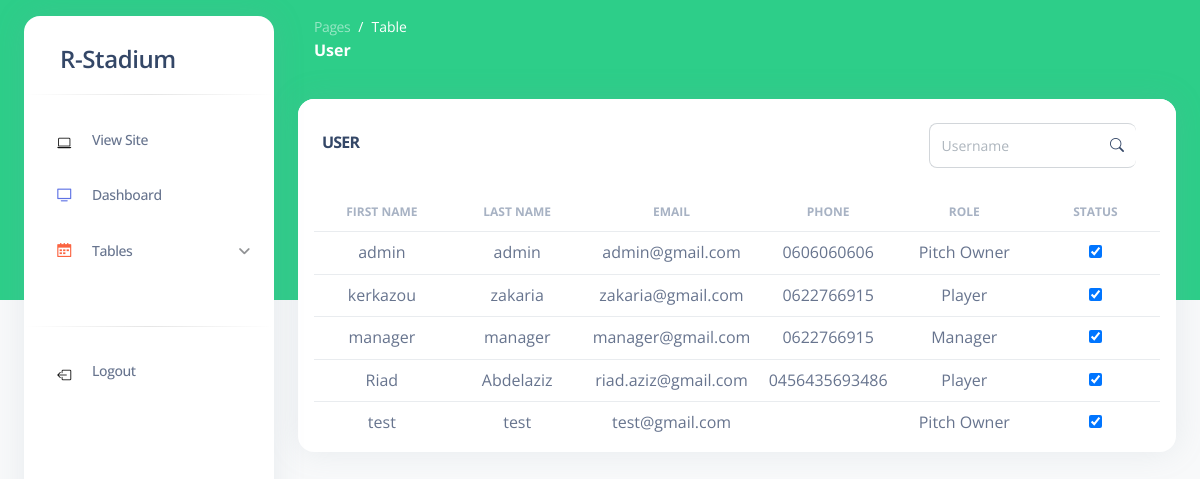
/Users (signed in), run on the app's committed database.
### tables this page shows
CREATE TABLE `user` (
  `id` int(11) NOT NULL,
  `first_name` varchar(255) NOT NULL,
  `last_name` varchar(255) NOT NULL,
  `email` varchar(255) NOT NULL,
  `phone` varchar(255) NOT NULL,
  `password` varchar(255) NOT NULL,
  `role` int(11) NOT NULL,
  `status` int(255) NOT NULL DEFAULT 1
);

### app/libraries/Core.php (called while the page is built, shortened)
<?php
  class Core {
    protected $currentMethod = 'index';
    public function __construct(){
      $url = $this->getUrl();
      if(isset($url[0]) && file_exists('../app/controllers/' . ucwords($url[0]). '.php')){
        unset($url[0]);
      }
      elseif($url===NULL){
        $this->currentController = 'site';
      }
      else{
        $this->currentController = 'Errors';
      }
      $this->currentController = new $this->currentController;
      $this->params = $url ? array_values($url) : [];
      call_user_func_array([$this->currentController, $this->currentMethod], $this->params);
    }
    public function getUrl(){
      if(isset($_GET['url'])){
        $url = rtrim($_GET['url'], '/');
        $url = filter_var($url, FILTER_SANITIZE_URL);
        $url = explode('/', $url);
        return $url;
      }
    }
  }

### public/index.php (called while the page is built, shortened)
<?php
  $init = new Core;

### app/libraries/Database.php (called while the page is built, shortened)
<?php
  class Database {
    private $host = DB_HOST;
    private $user = DB_USER;
    private $pass = DB_PASS;
    private $dbname = DB_NAME;
    private $dbh;
    private $stmt;
    public function __construct(){
      $dsn = 'mysql:host=' . $this->host . ';dbname=' . $this->dbname;
      $options = array(
        PDO::ATTR_PERSISTENT => true,
        PDO::ATTR_ERRMODE => PDO::ERRMODE_EXCEPTION
      );
      try{
        $this->dbh = new PDO($dsn, $this->user, $this->pass, $options);
      } catch(PDOException $e){
        $this->error = $e->getMessage();
        echo $this->error;
      }
    }
    public function query($sql){
      $this->stmt = $this->dbh->prepare($sql);
    }
    public function execute(){
      return $this->stmt->execute();
    }
    public function resultSet(){
      $this->execute();
      return $this->stmt->fetchAll(PDO::FETCH_OBJ);
    }
  }

### app/models/login.php (called while the page is built, shortened)
<?php
class Login {
    private $db;
    public function __construct()
    {
        $this->db = new Database;
    }
    public function getUsers(){
        $this->db->query('SELECT * FROM `user`');
        $result = $this->db->resultSet();
        return $result;
    }
}

### app/views/Users/index.php (the view, shortened to what this page needs)
<?php require APPROOT . '/views/includes_dashboards/header.php'; ?>
<body class="g-sidenav-show bg-gray-100 overflow-hidden">
  <?php require APPROOT . '/views/includes_dashboards/sidebar2.php'; ?>
  <main class="main-content position-relative border-radius-lg ">
    <?php require APPROOT . '/views/includes_dashboards/navbar2.php'; ?>
    <div class="container-fluid py-4">
      <div class="row">
        <div class="col-12">
          <div class="card">
            <div class="card-header d-flex justify-content-between align-items-center">
              <h1 class="text-uppercase fs-6">User</h1>
              <div class="input-group me-3" style="width: 25% !important;">
                  <input type="text" id="search_username" class="form-control" placeholder="Username"  style="height: 45px;">
                  <span class="input-group-text"><i class="bi bi-search"></i></span>
              </div>
            </div>
            <div class="card-body px-3 pt-0 pb-2">
              <div class="table-responsive p-0" style="min-height: 150px; max-height: 480px; overflow-x: hidden;">
                <table class="table align-items-center justify-content-center mb-0 text-center">
                  <thead>
                    <tr>
                      <th class="col-2 text-uppercase text-secondary text-xs font-weight-bolder opacity-7">First Name</th>
                      <th class="col-2 text-uppercase text-secondary text-xs font-weight-bolder opacity-7">Last Name</th>
                      <th class="col-2 text-uppercase text-secondary text-xs font-weight-bolder opacity-7">Email</th>
                      <th class="col-2 text-uppercase text-secondary text-xs font-weight-bolder opacity-7">Phone</th>
                      <th class="col-2 text-uppercase text-secondary text-xs font-weight-bolder opacity-7">Role</th>
                      <th class="col-2 text-uppercase text-secondary text-xs font-weight-bolder opacity-7">Status</th>
                    </tr>
                  </thead>
                  <tbody id="resultusers">
                    <?php foreach ($data['users'] as $user) : ?>
                        <tr class="item">
                          <td class="col-2"><?php echo  $user->first_name ;?></td>
                          <td class="col-2"><?php echo  $user->last_name ;?></td>
                          <td class="col-2"><?php echo  $user->email ;?></td>
                          <td class="col-2"><?php echo  $user->phone ;?></td>
                          <td class="col-2"><?php if($user->role==1) echo 'Manager'; elseif($user->role==2) echo 'Pitch Owner'; else echo 'Player'?></td>
                          <td class="col-2">
                            <input type="checkbox" class="user-<?php echo  $user->id ;?>" <?php if($user->status) echo "checked" ;?>  onchange="statusUser(<?php echo $user->id ;?>);">
                          </td>
                        </tr>
                        <?php endforeach ;?>
                  </tbody>
                </table>
              </div>
            </div>
          </div>
        </div>
      </div>
    </div>
  </main>
  <?php require APPROOT . '/views/includes_dashboards/footer.php'; ?>

### app/controllers/Users.php (shortened to what this page needs)
<?php
class Users extends Controller {
    public function __construct() {
        $this->loginModel = $this->model('Login');
    }
    public function index(){
        if(isset($_SESSION['user_id']) && ($_SESSION['role'] == 1) && !(time() - $_SESSION['time'] > 60*60)) {
            $users = $this->loginModel->getUsers();
            $data = [
                'users' => $users,
            ];
            $this->view('Users/index' , $data);
        }else{
            redirect('logins/logout');
        }
    }
}

### app/libraries/Controller.php (shortened to what this page needs)
<?php
  class Controller {
    public function view($view, $data = []){
      if(file_exists('../app/views/' . $view . '.php')){
        require_once '../app/views/' . $view . '.php';
      } else {
        die('View does not exist');
      }
    }
  }

### app/views/includes_dashboards/header.php (shortened to what this page needs)
<!DOCTYPE html>
<html lang="en">
<head>
  <link href="<?php echo URLROOT; ?>/css/nucleo-icons.css" rel="stylesheet"/>
  <link href="<?php echo URLROOT; ?>/css/nucleo-svg.css" rel="stylesheet"/>
  <link href="<?php echo URLROOT; ?>/css/nucleo-svg.css" rel="stylesheet"/>
  <link id="pagestyle" href="<?php echo URLROOT; ?>/css/argon-dashboard.css?v=2.0.2" rel="stylesheet"/>
  <link rel="stylesheet" href="https://cdn.jsdelivr.net/npm/bootstrap-icons@1.8.1/font/bootstrap-icons.css">
</head>

### app/views/includes_dashboards/sidebar2.php (shortened to what this page needs)
<aside class="sidenav bg-white navbar navbar-vertical navbar-expand-xs border-0 border-radius-xl my-3 fixed-start ms-4 " id="sidenav-main">
    <div class="sidenav-header">
      <a class="navbar-brand m-0" href="<?php echo URLROOT ;?>/DashboardManager">
        <span class="ms-1 fs-4 font-weight-bold">R-Stadium</span>
      </a>
    </div>
    <hr class="horizontal dark mt-0">
    <div class="collapse navbar-collapse w-auto " id="sidenav-collapse-main">
      <ul class="navbar-nav">
        <li class="nav-item">
          <a class="nav-link <?php if(($_SERVER['REQUEST_URI'] == '/R-Stadium/')||($_SERVER['REQUEST_URI'] == '/R-Stadium/')) echo'active'; ?>" href="<?php echo URLROOT ;?>/">
            <div class="icon icon-shape icon-sm border-radius-md text-center me-2 d-flex align-items-center justify-content-center">
              <i class="bi bi-laptop text-success text-sm opacity-10"></i>
            </div>
            <span class="nav-link-text ms-1">View Site</span>
          </a>
        </li>
        <li class="nav-item">
          <a class="nav-link <?php if(($_SERVER['REQUEST_URI'] == '/R-Stadium/DashboardManager/index')||($_SERVER['REQUEST_URI'] == '/R-Stadium/DashboardManager')) echo'active'; ?>" href="<?php echo URLROOT ;?>/DashboardManager">
            <div class="icon icon-shape icon-sm border-radius-md text-center me-2 d-flex align-items-center justify-content-center">
              <i class="ni ni-tv-2 text-primary text-sm opacity-10"></i>
            </div>
            <span class="nav-link-text ms-1">Dashboard</span>
          </a>
        </li>
        <li class="nav-item">
          <a class="nav-link" data-bs-toggle="collapse" href="#collapseExample" role="button" aria-expanded="false" aria-controls="collapseExample">
            <div class="icon icon-shape icon-sm border-radius-md text-center me-2 d-flex align-items-center justify-content-center">
              <i class="ni ni-calendar-grid-58 text-warning text-sm opacity-10"></i>
            </div>
            <span class="nav-link-text ms-1">Tables</span>
          </a>
        </li>
        <hr class="horizontal dark mt-5">
        <li class="nav-item">
          <a class="nav-link" href="<?php echo URLROOT ;?>/Logins/logout">
            <div class="icon icon-shape icon-sm border-radius-md text-center me-2 d-flex align-items-center justify-content-center">
              <i class="bi bi-box-arrow-left text-warning text-sm opacity-10"></i>
            </div>
            <span class="nav-link-text ms-1">Logout</span>
          </a>
        </li>
      </ul>
    </div>
  </aside>

### app/views/includes_dashboards/navbar2.php (shortened to what this page needs)
<nav class="navbar navbar-main navbar-expand-lg px-0 mx-4 shadow-none border-radius-xl " id="navbarBlur" data-scroll="false">
    <div class="container-fluid py-1 px-3">
    <nav aria-label="breadcrumb">
        <ol class="breadcrumb bg-transparent mb-0 pb-0 pt-1 px-0 me-sm-6 me-5">
            <li class="breadcrumb-item text-sm"><a class="opacity-5 text-white" href="javascript:;">Pages</a></li>
            <li class="breadcrumb-item text-sm text-white active" aria-current="page">
                <?php if($_SERVER['REQUEST_URI']=='/R-Stadium/DashboardManager') echo'Dashboard'; else echo 'Table'; ?>
            </li>
        </ol>
        <h6 class="font-weight-bolder text-white mb-0"><?php if($_SERVER['REQUEST_URI']=='/R-Stadium/DashboardManager') echo'Dashboard'; elseif($_SERVER['REQUEST_URI']=='/R-Stadium/Stadiums') echo'Stadium'; elseif($_SERVER['REQUEST_URI']=='/R-Stadium/Bookens') echo'Booken'; elseif($_SERVER['REQUEST_URI']=='/R-Stadium/Users') echo'User'; elseif($_SERVER['REQUEST_URI']=='/R-Stadium/Contacts') echo'Contact';?></h6>
    </nav>
    </div>
</nav>

### app/views/includes_dashboards/footer.php (shortened to what this page needs)
</body>
</html>

### public/css/nucleo-svg.css (style rules this page uses)
.icon { display: inline-block; color: #111111; height: 1em; width: 1em; }
.icon-sm { height: 0.8em; width: 0.8em; }
.icon { fill: currentColor; stroke: none; }

### app/views/Users/index.php (style rules this page uses)
.bi { color: var(--color-green) !important; }

### data on the page
user: first_name "admin", last_name "admin", email "admin@gmail.com", phone "0606060606", shows "Pitch Owner", status "☑"
user: first_name "kerkazou", last_name "zakaria", email "zakaria@gmail.com", phone "0622766915", shows "Player", status "☑"
user: first_name "manager", last_name "manager", email "manager@gmail.com", phone "0622766915", shows "Manager", status "☑"
user: first_name "Riad", last_name "Abdelaziz", email "riad.aziz@gmail.com", phone "0456435693486", shows "Player", status "☑"
user: first_name "test", last_name "test", email "test@gmail.com", shows "Pitch Owner", status "☑"
